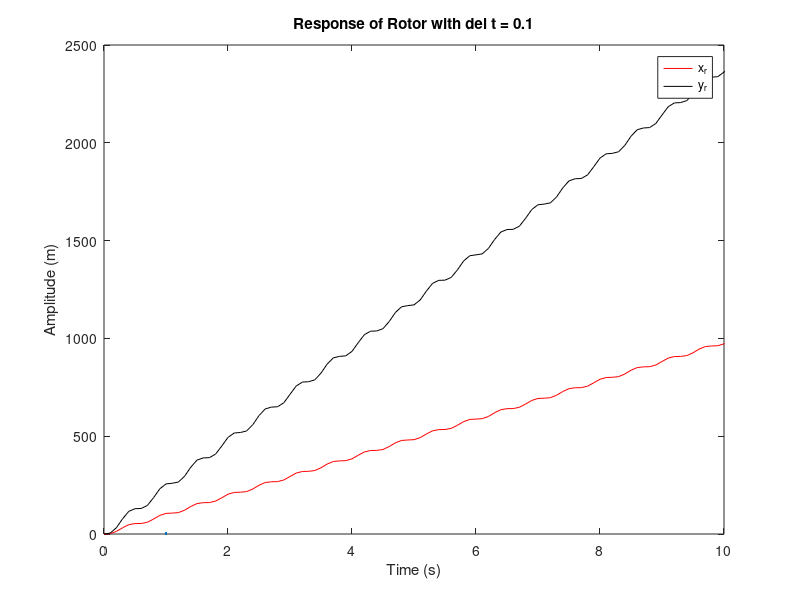

Write MATLAB code to recreate this figure.
clc; clear;

%ASEN 5022: Dynamics of Aerospace Structures

%Blade Params
m_b = 6; %Mass of Blade (kg)
len = 1.5; %Length of Blade (m)
k_b = 300*(10^6); %Spring Constant of Blade (Nm)

n = 16; % Number of Blades
i = 1:n; % Individual Blade Designation

%External Forces Params
omega = 262.85; %Rotational Speed (rad/s)
L_b = 720; %Lift Force (N)

% Blade Defect Params
d_b = 12; % Defect Blade Number
blade_work_percent = 0.5;

M_blade = (m_b)*eye(2*n);
M_blade(d_b,d_b) = M_blade(d_b,d_b)*blade_work_percent;
M_blade(n+d_b,n+d_b) = M_blade(n+d_b,n+d_b)*blade_work_percent;

M = trace(M_blade(1:n,1:n))*eye(2);
K = k_b*eye(2);
T = [eye(2) [cos((2*pi*(i-1))/n) -sin((2*pi*(i-1))/n);sin((2*pi*(i-1))/n) cos((2*pi*(i-1))/n)];[cos((2*pi*(i-1))/n)' sin((2*pi*(i-1))/n)';-sin((2*pi*(i-1))/n)' cos((2*pi*(i-1))/n)'] eye(2*n)];

F_blade = [M_blade(1:n,1:n)*ones(n,1)*(omega^2)*len;L_b*ones(n,1)];
F_blade(n+d_b,1) = F_blade(n+d_b,1)*(blade_work_percent^4);

F = T*[zeros(2,1);F_blade];
S = F(1:2,1);

%%Plot Params
t_end = 10;
del_t = 0.1;
t = linspace(0,t_end,t_end/del_t);
plot(t,S(1)*sin(omega*t),'r',t,S(2)*sin(omega*t),'k',LineWidth=2);
legend('F_{x_r}','F_{y_r}');
xlim([0 t_end]);
xlabel('Time (s)');
ylabel('Force (N)');
title(['Force on Rotor with del t = ' num2str(del_t)]);
hold off;

%%Calc Params
[V,E] = eig(K\M);
X_r_calc = V(:,1);
X_s_calc = V(:,2);
lambda_r_calc = E(1,1);
omega_r_calc = sqrt(lambda_r_calc);
lambda_s_calc = E(2,2);
omega_s_calc = sqrt(lambda_s_calc);
mu_r_calc = X_r_calc'*M*X_r_calc;
mu_s_calc = X_s_calc'*M*X_s_calc;

%%Duhamels Integral

%Initial Conditions
duhamels_r.time = 0;
duhamels_r.nu = 0;
duhamels_r.nu_dot_del_t = 0;

duhamels_s.time = 0;
duhamels_s.nu = 0;
duhamels_s.nu_dot_del_t = 0;

%Duhamels-r Integral
while true
    P_r = [S(1)*sin(omega*duhamels_r.time(end));S(2)*sin(omega*duhamels_r.time(end))];
    P_next_r = [S(1)*sin(omega*(duhamels_r.time(end)+del_t));S(2)*sin(omega*(duhamels_r.time(end)+del_t))];
    phi_r = (X_r_calc'*P_r)/mu_r_calc;
    phi_next_r = (X_r_calc'*P_next_r)/mu_r_calc;
    alpha_r = omega_r_calc*del_t;

    duhamels_r.nu(end+1) = (cos(alpha_r)*duhamels_r.nu(end)) + ((sin(alpha_r)/alpha_r)*duhamels_r.nu_dot_del_t(end)) + ((del_t/alpha_r)^2)*(((sin(alpha_r)/alpha_r)-cos(alpha_r))*phi_r + (1-(sin(alpha_r)/alpha_r))*phi_next_r);
    duhamels_r.nu_dot_del_t(end+1) = (-alpha_r*sin(alpha_r)*duhamels_r.nu(end)) + (cos(alpha_r)*duhamels_r.nu_dot_del_t(end)) + ((del_t/alpha_r)^2)*((alpha_r*sin(alpha_r)+cos(alpha_r)-1)*phi_r + (1-cos(alpha_r))*phi_next_r);
    duhamels_r.time(end+1) = duhamels_r.time(end)+del_t;
    
    if duhamels_r.time(end) >= t_end
        break;
    end
end


%Duhamels-s Integral
while true
    P_s = [S(1)*sin(omega*duhamels_s.time(end));S(2)*sin(omega*duhamels_s.time(end))];
    P_next_s = [S(1)*sin(omega*(duhamels_s.time(end)+del_t));S(2)*sin(omega*(duhamels_s.time(end)+del_t))];
    phi_s = (X_s_calc'*P_s)/mu_s_calc;
    phi_next_s = (X_s_calc'*P_next_s)/mu_s_calc;
    alpha_s = omega_s_calc*del_t;

    duhamels_s.nu(end+1) = (cos(alpha_s)*duhamels_s.nu(end)) + ((sin(alpha_s)/alpha_s)*duhamels_s.nu_dot_del_t(end)) + ((del_t/alpha_s)^2)*(((sin(alpha_s)/alpha_s)-cos(alpha_s))*phi_s + (1-(sin(alpha_s)/alpha_s))*phi_next_s);
    duhamels_s.nu_dot_del_t(end+1) = (-alpha_s*sin(alpha_s)*duhamels_s.nu(end)) + (cos(alpha_s)*duhamels_s.nu_dot_del_t(end)) + ((del_t/alpha_s)^2)*((alpha_s*sin(alpha_s)+cos(alpha_s)-1)*phi_s + (1-cos(alpha_s))*phi_next_s);
    duhamels_s.time(end+1) = duhamels_s.time(end)+del_t;

    if duhamels_s.time(end) >= t_end
        break;
    end
end


q_duhamels = duhamels_r.nu'*X_r_calc' + duhamels_s.nu'*X_s_calc';

%%Plot
plot(duhamels_r.time,q_duhamels(:,1),'r',duhamels_s.time,q_duhamels(:,2),'k',LineWidth=2);
legend('x_r','y_r');
xlim([0 t_end]);
xlabel('Time (s)');
ylabel('Amplitude (m)');
title(['Response of Rotor with del t = ' num2str(del_t)]);
